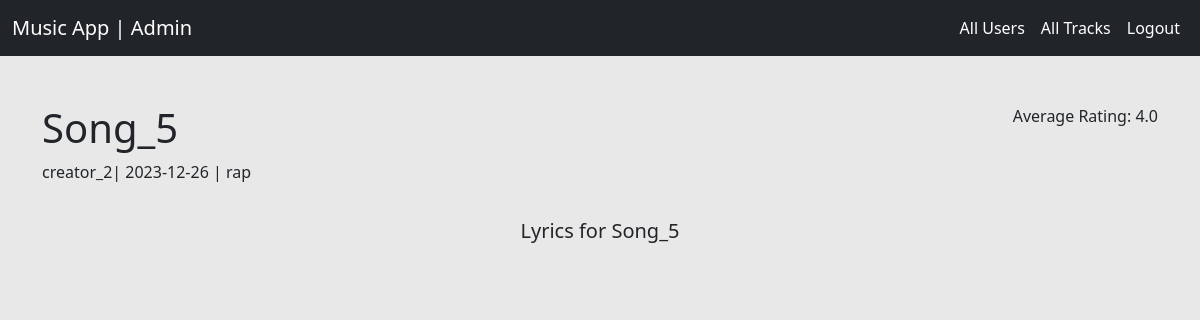
/lyrics/10 (signed in), run on the app's committed database.
### app/models.py (models this page shows)
class Song(db.Model):
    id = db.Column(db.Integer, primary_key=True)
    name = db.Column(db.String(20), nullable=False)
    lyrics = db.Column(db.Text, nullable=False)
    duration = db.Column(db.Integer, nullable=False)
    date_created = db.Column(db.String(20), default=str(datetime.now().date()))
    genre = db.Column(db.String(50), nullable=False)
    ratings = db.relationship('Rating', backref='song', lazy=True)
    album_id = db.Column(db.Integer, db.ForeignKey('album.id'), nullable=True)
    artist_id = db.Column(db.Integer, db.ForeignKey('user.id'), nullable=False)

class User(db.Model):
    id = db.Column(db.Integer, primary_key=True)
    username = db.Column(db.String(20), unique=True, nullable=False)
    password = db.Column(db.String(50), nullable=False)
    role = db.Column(db.String(10), nullable=False)
    liked_songs = db.relationship('Song', secondary=likes, backref=db.backref('liking_users', lazy='dynamic'))
    ratings = db.relationship('Rating', backref='user', lazy=True)
    playlists = db.relationship('Playlist', backref='user', lazy=True)
    albums = db.relationship('Album', backref='user', lazy=True)

### app/routes.py (the view)
@app.route("/lyrics/<int:songid>")
@login_check
def lyrics(songid):
    username = session["user"]["username"]
    song = (
        db.session.query(Song, User.username.label("artist"))
        .join(User, Song.artist_id == User.id)
        .filter(Song.id == songid)
        .first()
    )
    user = db.session.query(User).filter(User.username == username).first()
    if not user:
        flash("User not found!", "danger")
        return redirect("/logout")
    if song:
        song_data = {
            "id": song.Song.id,
            "name": song.Song.name,
            "lyrics": song.Song.lyrics,
            "date_created": song.Song.date_created,
            "genre": song.Song.genre,
            "artist": song.artist,
        }
        has_liked = song.Song in user.liked_songs
        song_rating = (
            db.session.query(Rating)
            .filter_by(user_id=user.id, song_id=song.Song.id)
            .first()
        )
        ratings = db.session.query(Rating).filter_by(song_id=song.Song.id).all()
        if ratings:
            total_ratings = sum(rating.rating for rating in ratings)
            avg_rating = total_ratings / len(ratings)
            song_data["avg_rating"] = avg_rating
        else:
            song_data["avg_rating"] = "N/A"
        song_data["has_liked"] = has_liked
        if song_rating:
            song_data["rating"] = song_rating.rating
        else:
            song_data["rating"] = 0
        song_data["total_likes"] = calclulateTotalLikes(songid)
        return render_template("lyrics.html", song=song_data)
    else:
        flash("Song not found!", "danger")
        return redirect("/")

### app/utils/creator_utils.py (called while the page is built)
def calclulateTotalLikes(songid):
    liking_users = db.session.query(User).join(likes).filter(likes.c.song_id == songid).all()
    total_likes = len(liking_users)
    return total_likes

### app/templates/lyrics.html (shortened to what this page needs)
{% extends 'base.html' %}
{% block styles %}
<link href="{{ url_for('static', filename='style.css') }}" rel="stylesheet">
{% endblock styles %}
{% block main %}
    {% include 'navbar.html' %}
    <div class="container">
        <div class="row mt-5">
            <div class="d-flex justify-content-between">
                <div>
                    <h1>{{ song['name'] }}</h1>
                    <p>{{ song['artist'] }}<span>| {{ song['date_created'] }} | {{ song['genre'] }}</span></p>
                </div>
                <div>
                    <div>
                        <p>Average Rating: {{ song['avg_rating'] }}</p>
                    </div>
                </div>
            </div>
        </div>
    </div>
    <div class="container">
        <div class="row">
            <div class="d-flex justify-content-center text-center">
                <div class="col-6 mt-3">
                    <p class="fs-5">{{ song['lyrics'] }}</p>
                </div>
            </div>
        </div>
    </div>
{% endblock main %}

### app/static/style.css (style rules this page uses)
* { margin: 0; }
body { background-color: rgb(232, 232, 232); }

### data on the page
Song: name "Song_5", date_created "2023-12-26", genre "rap", lyrics "Lyrics for Song_5"
User: artist "creator_2"

### other printed values
{{ song['avg_rating'] }} "4.0"
